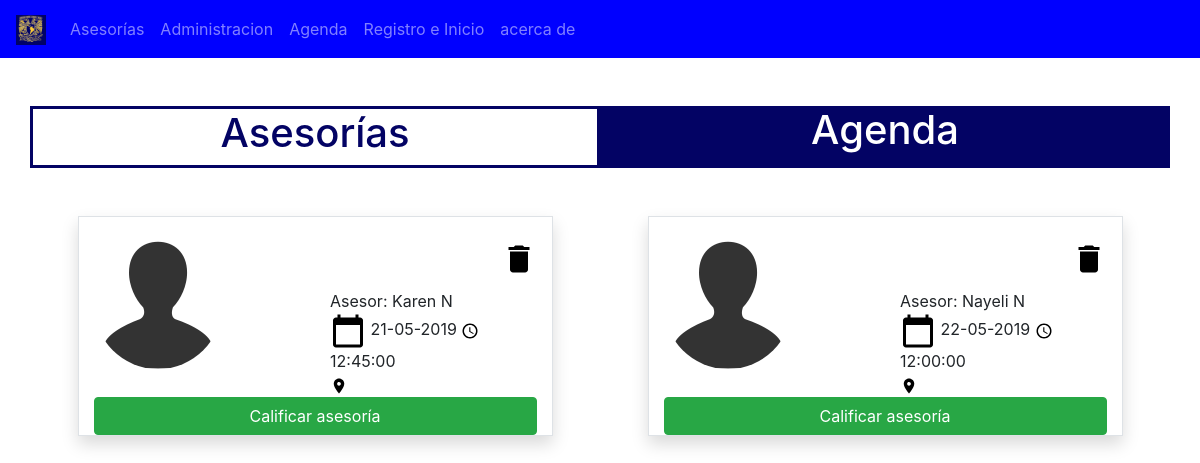
Page /source/agenda.php on the earlier database version.
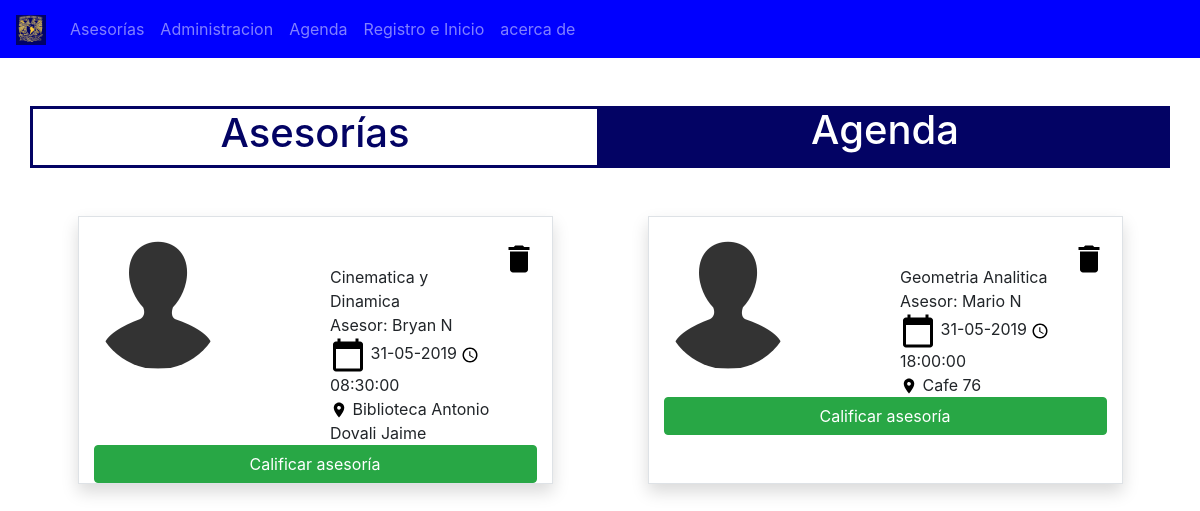
Same page on the later database version.
### tables this page shows
CREATE TABLE `cita` (
  `id_cita` int(80) NOT NULL,
  `fecha_cita` varchar(80) NOT NULL,
  `hora_cita` time NOT NULL,
  `nombre_materia` varchar(80) NOT NULL,
  `lugar_cita` varchar(200) NOT NULL,
  `id_alumno` int(80) NOT NULL,
  `id_asesor` int(80) NOT NULL
);

CREATE TABLE `asesor` (
  `id_asesor` int(80) NOT NULL,
  `nombre_asesor` varchar(200) NOT NULL,
  `celular_asesor` varchar(80) NOT NULL,
  `correo_asesor` varchar(200) NOT NULL,
  `carrera_asesor` varchar(200) NOT NULL,
  `semestre_asesor` int(80) NOT NULL,
  `contrasena_asesor` varchar(255) NOT NULL
);

### source/agenda.php (the view, shortened to what this page needs)
<!DOCTYPE html>
<html lang="en">
<head>
  <link rel="stylesheet" type="text/css" href="../css/bootstrap.css">
  <link rel="stylesheet" type="text/css" href="../css_javerim/javerim_style.css">
</head>
<body>
  <nav class="navbar navbar-expand-lg navbar-dark bg-jav">
          <a class="navbar-brand" href="#">
            <img src="../img/iconos/unam.jpg" width="30" height="30" alt="">
          </a>
          <div class="collapse navbar-collapse" id="opciones">
            <ul class="navbar-nav">
              <li class="nav-item">
                <a class="nav-link " href="ver_asesorias.php">Asesorías</a>
              </li>
              <li class="nav-item">
                <a class="nav-link" href="Administracion.php">Administracion</a>
              </li>
              <li class="nav-item">
                <a class="nav-link" href="agenda.php">Agenda</a>
              </li>
              <li class="nav-item">
                <a class="nav-link" href="form.php">Registro e Inicio</a>
              </li>
              <li>
                <a class="nav-link" href="#">acerca de</a>
              </li>
            </ul>
          </div>
        </nav>
        <br><br>
        <div class="container">
          <div class="row">
            <div class="col-6 titulo-nac text-center">
              <a href="ver_asesorias.php"><h1 class="text-nac">Asesorías</h1></a>
            </div>
            <div class="col-6 titulo-act text-center">
              <a href="agenda.php"><h1 class="text-act">Agenda</h1></a>
            </div>
          </div>
        </div>
  <?php
    try {
      $servername = "localhost";
      $username = "root";
      $password = "";
      $dbname = "javerim";
          $conn = new PDO("mysql:host=$servername;dbname=$dbname", $username, $password);
          $conn->setAttribute(PDO::ATTR_ERRMODE, PDO::ERRMODE_EXCEPTION);
          $stmt = $conn->prepare("SELECT cita.fecha_cita, cita.hora_cita, asesor.nombre_asesor,cita.lugar_cita ,cita.nombre_materia  FROM `cita` INNER JOIN asesor ON cita.id_asesor=asesor.id_asesor INNER JOIN alumnos ON cita.id_alumno= alumnos.id_alumno WHERE alumnos.id_alumno=2");
          $stmt->execute();
          $resultado =$stmt->fetchAll();
      }
      catch(PDOException $e) {
          echo "Error: " . $e->getMessage();
      }
    ?>
      <div class="container">
          <div class="row justify-content-around">
              <?php foreach ($resultado as $dato): ?>
              <div class="col-md-5 mt-5 border shadow">
                  <br>
                  <div class="row justify-content-between">
                      <div class="col-4">
                          <img src="../img/iconos/contacts_3695.ico" class="rounded-circle" alt="photo">
                      </div>
                      <div class="col-6">
                        <a href="">
                          <img src="../img/iconos/2x/baseline_delete_black_18dp.png" align="right" alt="calendar"> <br>
                        </a>
                          <b> </b> <?php echo $dato['nombre_materia'] ?> <br>
                          <b> </b> <?php echo "Asesor: ". $dato['nombre_asesor'] ?> <br>
                          <img src="../img/iconos/1x/baseline_calendar_today_black_18dp.png" alt="calendar">
                          <b> </b> <?php echo $dato['fecha_cita'] ?>
                          <img src="../img/iconos/1x/baseline_query_builder_black_18dp.png" alt="calendar">
                          <b> </b> <?php echo $dato['hora_cita'] ?> <br>
                          <img src="../img/iconos/1x/baseline_location_on_black_18dp.png" alt="calendar">
                          <b> </b> <?php echo $dato['lugar_cita'] ?> <br>
                      </div>
                      <div class="col-12">
                          <a href="">
                              <button type='submit' class='btn btn-success btn-block'>Calificar asesoría</button>
                          </a>
                      </div>
                  </div>
              </div>
              <?php endforeach ?>
          </div>
      </div>
</body>
</html>

### css_javerim/javerim_style.css (style rules this page uses)
.bg-jav { text-aling: right; background-color: blue; }
.text-act { color: white; }
.text-nac { color: rgb(3, 3, 100); }
.titulo-nac { border-style: solid; border-color: rgb(3, 3, 100); }
.titulo-act { text-aling: center; background-color: rgb(3, 3, 100); }
a:link { text-decoration: none; }

Differences in the rows shown:
removed cita: id_asesor.nombre_asesor "Karen N", fecha_cita "21-05-2019", hora_cita "12:45:00"
removed cita: id_asesor.nombre_asesor "Nayeli N", fecha_cita "22-05-2019", hora_cita "12:00:00"
added cita: nombre_materia "Cinematica y Dinamica", id_asesor.nombre_asesor "Bryan N", fecha_cita "31-05-2019", hora_cita "08:30:00", lugar_cita "Biblioteca Antonio Dovali Jaime"
added cita: nombre_materia "Geometria Analitica", id_asesor.nombre_asesor "Mario N", fecha_cita "31-05-2019", hora_cita "18:00:00", lugar_cita "Cafe 76"
